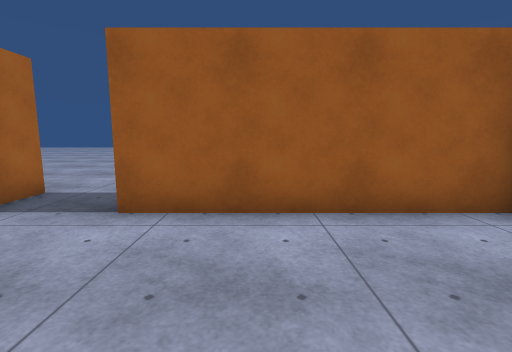
view 1 (above)

16 first-person views from a walk through a 3-D level made in the Unity game engine. The camera is 1.3 m above the floor, tilts 8° down and sees 85° across. Doors are open. The floor is counted in squares, 1 m on a side. Each view is taken from the middle of a square. On the plan, view 1 faces up. The plan holds only what a view shows up to about 13 squares ahead; the rest is blank. The place goes on beyond the plan. Surface patterns are stand-ins for the level's own textures.

view 2
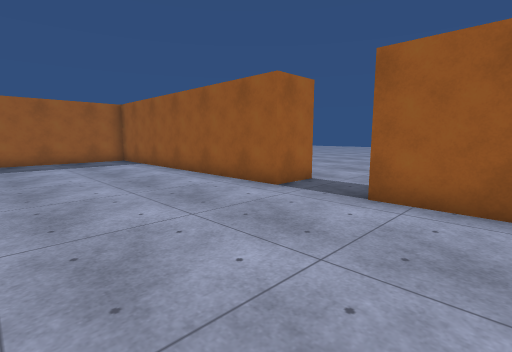

view 3
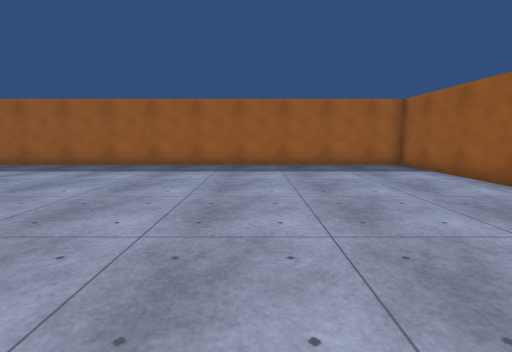

view 4
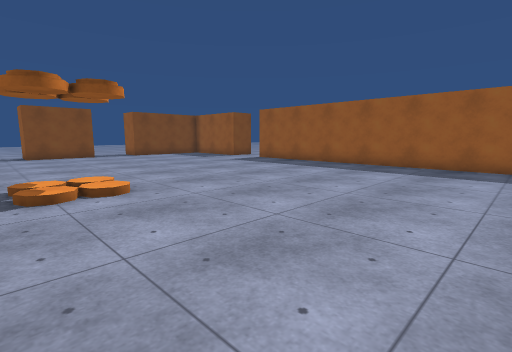

view 5
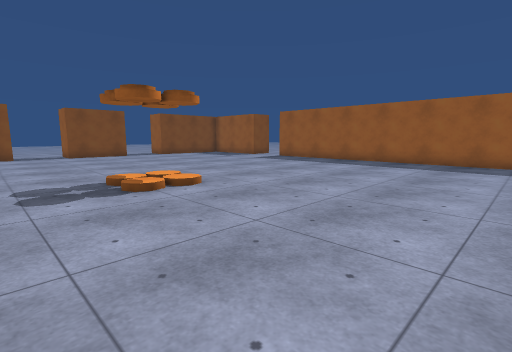

view 6
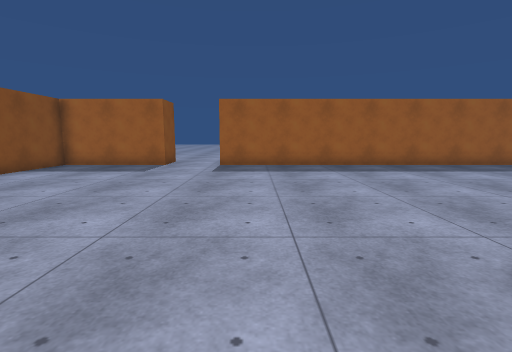

view 7
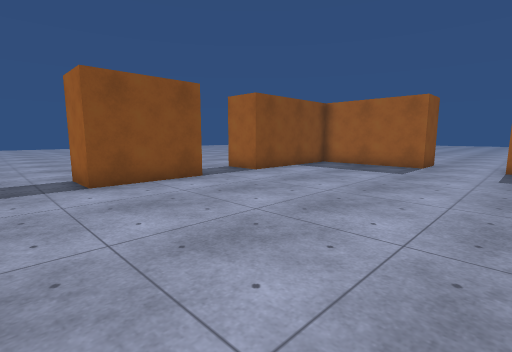

view 8
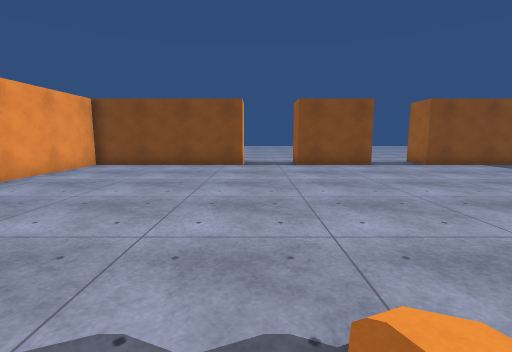

view 9
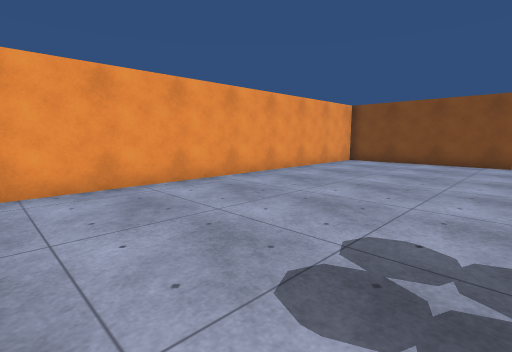

view 10
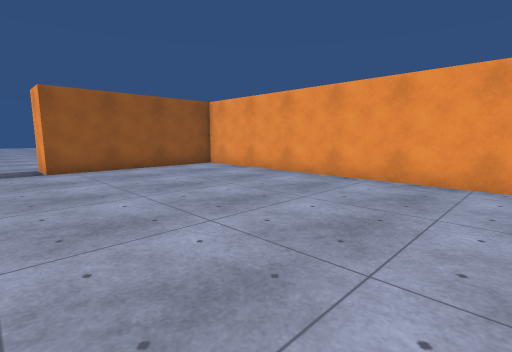

view 11
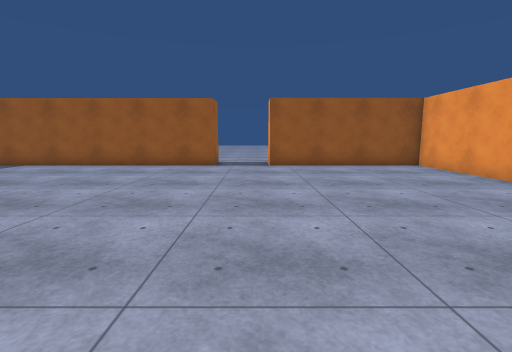

view 12
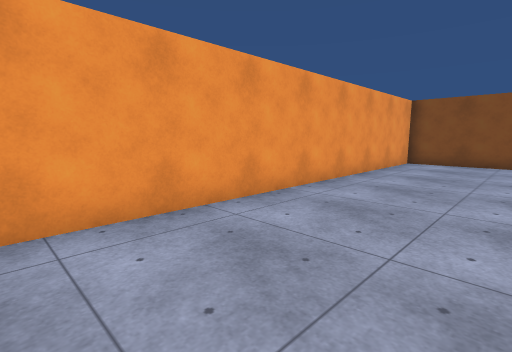

view 13
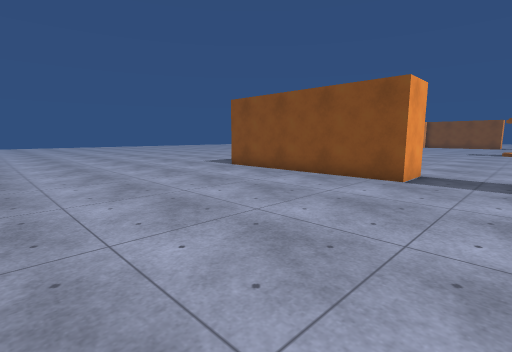

view 14
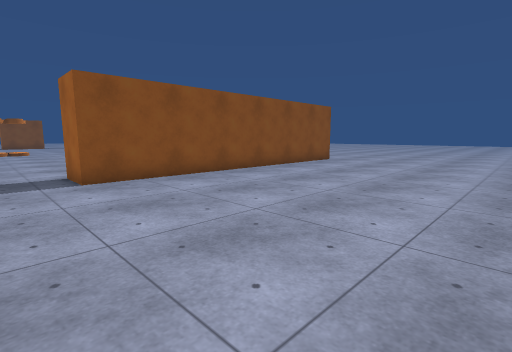

view 15
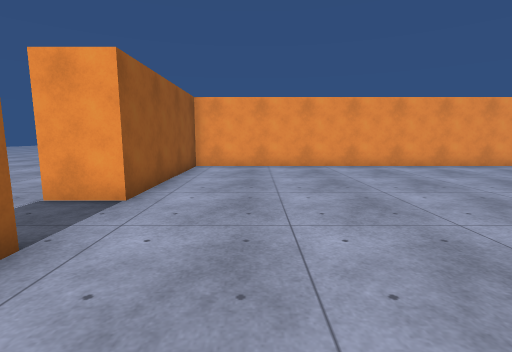

view 16
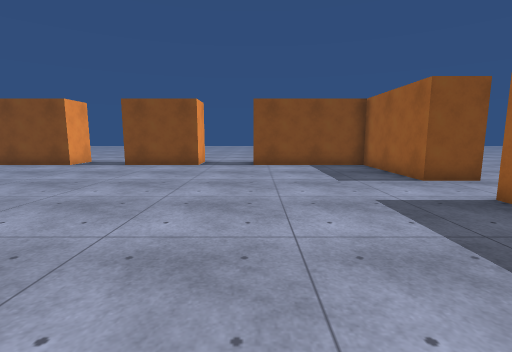

### Floor plan
Points are (right, up) in squares from view 1. A wall is a line through its corners. A room is listed if a view was taken in it or the views show most of it. See-through windows are left out.
Room 1 (views 1, 2, 3, 4, 5, 6, 7, 8, 9, 10, 11, 12, 15, 16)
walls: (-4.9, 4.7) (-16, 4.7) (-16, -15.8); (-8.4, -22.9) (-4.9, -22.9); (-2.5, -22.9) (4.4, -22.9) (4.4, 4.7) (-2.4, 4.7); (-17.8, -18.2) (-16, -18.2) (-16, -22.9) (-10.9, -22.9)
ways out: open door at (-17, -17) to room 2; open door at (-10, -23.5) to room 2; open door at (-4, 5) to room 2; open door at (-3.5, -23.5) to room 2
Room 2 (views 13, 14)
walls: (-2.4, 4.7) (-2.4, 6.4) (5, 6.4); (-13.1, 6.4) (-4.9, 6.4) (-4.9, 4.7)
ways out: open door at (-17, -17) to room 1; open door at (-10, -23.5) to room 1; open door at (-4, 5) to room 1; open door at (-3.5, -23.5) to room 1

Where each view was taken, in squares from view 1:
view 1: 0 up, 0 right, facing up
view 2: 1 down, 0 right, facing up-left
view 3: 2 down, 3 left, facing left
view 4: 3 down, 3 left, facing down-left
view 5: 3 down, 1 left, facing down-left
view 6: 14 down, 3 left, facing left
view 7: 15 down, 3 left, facing down-left
view 8: 10 down, 3 left, facing down
view 9: 8 down, 3 left, facing down-right
view 10: 7 down, 4 left, facing up-right
view 11: 8 down, 3 left, facing up
view 12: 8 down, 0 right, facing down-right
view 13: 15 up, 5 left, facing down-right
view 14: 15 up, 3 left, facing down-left
view 15: 2 up, 8 left, facing right
view 16: 10 down, 11 left, facing down
